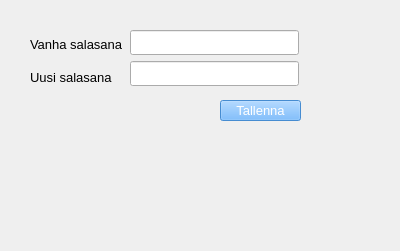
<?xml version="1.0" encoding="UTF-8"?>
<ui version="4.0">
 <class>Dialog</class>
 <widget class="QDialog" name="Dialog">
  <property name="geometry">
   <rect>
    <x>0</x>
    <y>0</y>
    <width>400</width>
    <height>251</height>
   </rect>
  </property>
  <property name="windowTitle">
   <string>Dialog</string>
  </property>
  <widget class="QPushButton" name="savePasswordPushButton">
   <property name="enabled">
    <bool>false</bool>
   </property>
   <property name="geometry">
    <rect>
     <x>220</x>
     <y>100</y>
     <width>81</width>
     <height>21</height>
    </rect>
   </property>
   <property name="font">
    <font>
     <pointsize>10</pointsize>
    </font>
   </property>
   <property name="styleSheet">
    <string notr="true">background-color: rgb(85, 170, 255);
color: rgb(255, 255, 255);</string>
   </property>
   <property name="text">
    <string>Tallenna</string>
   </property>
  </widget>
  <widget class="QWidget" name="layoutWidget">
   <property name="geometry">
    <rect>
     <x>30</x>
     <y>30</y>
     <width>92</width>
     <height>61</height>
    </rect>
   </property>
   <layout class="QVBoxLayout" name="verticalLayout">
    <item>
     <widget class="QLabel" name="oldPasswordLabel">
      <property name="font">
       <font>
        <pointsize>10</pointsize>
       </font>
      </property>
      <property name="text">
       <string>Vanha salasana</string>
      </property>
     </widget>
    </item>
    <item>
     <widget class="QLabel" name="newPasswordLabel">
      <property name="font">
       <font>
        <pointsize>10</pointsize>
       </font>
      </property>
      <property name="text">
       <string>Uusi salasana</string>
      </property>
     </widget>
    </item>
   </layout>
  </widget>
  <widget class="QWidget" name="layoutWidget">
   <property name="geometry">
    <rect>
     <x>130</x>
     <y>30</y>
     <width>169</width>
     <height>56</height>
    </rect>
   </property>
   <layout class="QVBoxLayout" name="verticalLayout_2">
    <item>
     <widget class="QLineEdit" name="oldPasswordLineEdit">
      <property name="font">
       <font>
        <pointsize>11</pointsize>
       </font>
      </property>
     </widget>
    </item>
    <item>
     <widget class="QLineEdit" name="newPasswordLineEdit">
      <property name="font">
       <font>
        <pointsize>11</pointsize>
       </font>
      </property>
     </widget>
    </item>
   </layout>
  </widget>
 </widget>
 <resources/>
 <connections/>
</ui>
